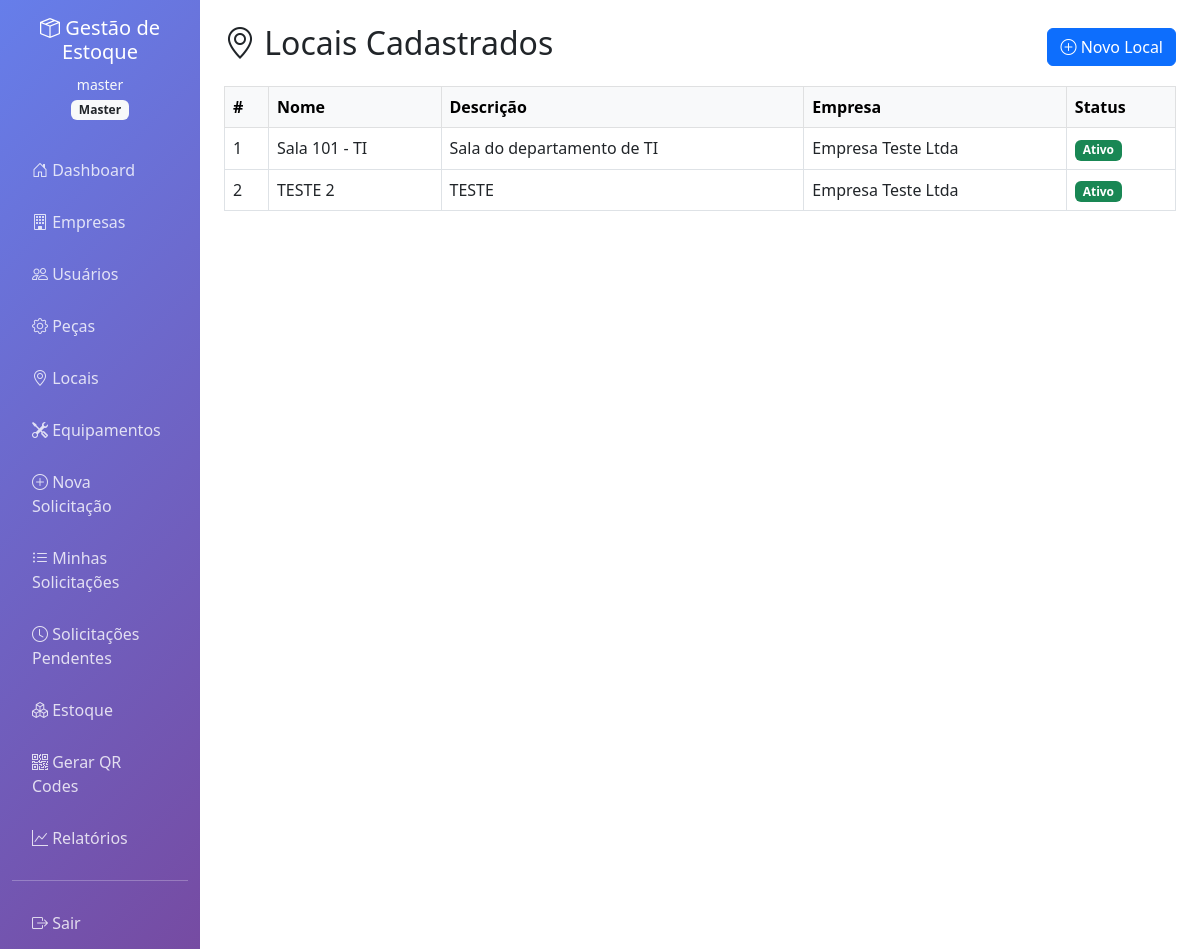
The app's page /locations (signed in) with its own data.
### app.py (models this page shows)
class User(UserMixin, db.Model):
    id = db.Column(db.Integer, primary_key=True)
    username = db.Column(db.String(80), unique=True, nullable=False)
    email = db.Column(db.String(120), unique=True, nullable=False)
    password_hash = db.Column(db.String(255), nullable=False)
    role = db.Column(db.String(20), nullable=False)  # master, admin, solicitante, receptor
    company_id = db.Column(db.Integer, db.ForeignKey('company.id'), nullable=True)
    is_active = db.Column(db.Boolean, default=True)
    created_at = db.Column(db.DateTime, default=datetime.utcnow)
    company = db.relationship('Company', backref='users')

class Location(db.Model):
    id = db.Column(db.Integer, primary_key=True)
    name = db.Column(db.String(100), nullable=False)
    description = db.Column(db.Text)
    company_id = db.Column(db.Integer, db.ForeignKey('company.id'), nullable=False)
    is_active = db.Column(db.Boolean, default=True)
    company = db.relationship('Company', backref='locations')

class Company(db.Model):
    id = db.Column(db.Integer, primary_key=True)
    name = db.Column(db.String(100), nullable=False)
    cnpj = db.Column(db.String(20), unique=True)
    address = db.Column(db.Text)
    contact_email = db.Column(db.String(120))
    is_active = db.Column(db.Boolean, default=True)
    created_at = db.Column(db.DateTime, default=datetime.utcnow)

### app.py (the view)
@app.route('/locations')
@login_required
@role_required('master', 'admin')
def manage_locations():
    if current_user.role == 'master':
        locations = Location.query.filter_by(is_active=True).all()
    else:
        locations = Location.query.filter_by(company_id=current_user.company_id, is_active=True).all()
    return render_template('locations.html', locations=locations)

### app.py (called while the page is built)
@app.context_processor
def inject_now():
    return {'now': datetime.utcnow()}

def role_required(*roles):
    def decorator(f):
        @wraps(f)
        def decorated_function(*args, **kwargs):
            if not current_user.is_authenticated or current_user.role not in roles:
                flash('Acesso negado. Você não tem permissão para acessar esta página.', 'error')
                return redirect(url_for('dashboard'))
            return f(*args, **kwargs)
        return decorated_function
    return decorator

@login_manager.user_loader
def load_user(user_id):
    return User.query.get(int(user_id))

### templates/locations.html (shortened to what this page needs)
{% extends 'base.html' %}
{% block content %}
<div class="d-flex justify-content-between align-items-center mt-4 mb-3">
    <h2><i class="bi bi-geo-alt"></i> Locais Cadastrados</h2>
    <a href="{{ url_for('new_location') }}" class="btn btn-primary">
        <i class="bi bi-plus-circle"></i> Novo Local
    </a>
</div>
{% if locations %}
<div class="table-responsive">
    <table class="table table-hover table-bordered align-middle">
        <thead class="table-light">
            <tr>
                <th>#</th>
                <th>Nome</th>
                <th>Descrição</th>
                {% if current_user.role == 'master' %}
                <th>Empresa</th>
                {% endif %}
                <th>Status</th>
            </tr>
        </thead>
        <tbody>
            {% for location in locations %}
            <tr>
                <td>{{ location.id }}</td>
                <td>{{ location.name }}</td>
                <td>{{ location.description or '-' }}</td>
                {% if current_user.role == 'master' %}
                <td>{{ location.company.name }}</td>
                {% endif %}
                <td>
                    {% if location.is_active %}
                    <span class="badge bg-success">Ativo</span>
                    {% else %}
                    <span class="badge bg-danger">Inativo</span>
                    {% endif %}
                </td>
            </tr>
            {% endfor %}
        </tbody>
    </table>
</div>
{% else %}
<div class="alert alert-info">
    Nenhum local cadastrado ainda.
</div>
{% endif %}
{% endblock %}

### templates/base.html (shortened to what this page needs)
<!DOCTYPE html>
<html lang="pt-BR">
<head>
    <link href="https://cdn.jsdelivr.net/npm/bootstrap@5.3.0/dist/css/bootstrap.min.css" rel="stylesheet">
    <link href="https://cdn.jsdelivr.net/npm/bootstrap-icons@1.10.0/font/bootstrap-icons.css" rel="stylesheet">
</head>
<body>
    <div class="container-fluid">
        <div class="row">
            {% if current_user.is_authenticated %}
            <nav class="col-md-3 col-lg-2 d-md-block sidebar collapse">
                <div class="position-sticky pt-3">
                    <div class="text-center mb-4">
                        <h5 class="text-white">
                            <i class="bi bi-box-seam"></i>
                            Gestão de Estoque
                        </h5>
                        <small class="text-light">{{ current_user.username }}</small>
                        <br>
                        <span class="badge bg-light text-dark">{{ current_user.role|title }}</span>
                    </div>
                    <ul class="nav flex-column">
                        <li class="nav-item">
                            <a class="nav-link" href="{{ url_for('dashboard') }}">
                                <i class="bi bi-house-door"></i> Dashboard
                            </a>
                        </li>
                        {% if current_user.role == 'master' %}
                        <li class="nav-item">
                            <a class="nav-link" href="{{ url_for('manage_companies') }}">
                                <i class="bi bi-building"></i> Empresas
                            </a>
                        </li>
                        <li class="nav-item">
                            <a class="nav-link" href="{{ url_for('manage_users') }}">
                                <i class="bi bi-people"></i> Usuários
                            </a>
                        </li>
                        <li class="nav-item">
                            <a class="nav-link" href="{{ url_for('manage_parts') }}">
                                <i class="bi bi-gear"></i> Peças
                            </a>
                        </li>
                        {% endif %}
                        {% if current_user.role in ['admin', 'master'] %}
                        <li class="nav-item">
                            <a class="nav-link" href="{{ url_for('manage_locations') }}">
                                <i class="bi bi-geo-alt"></i> Locais
                            </a>
                        </li>
                        <li class="nav-item">
                            <a class="nav-link" href="{{ url_for('manage_equipments') }}">
                                <i class="bi bi-tools"></i> Equipamentos
                            </a>
                        </li>
                        {% endif %}
                        {% if current_user.role in ['solicitante', 'admin', 'master'] %}
                        <li class="nav-item">
                            <a class="nav-link" href="{{ url_for('new_request') }}">
                                <i class="bi bi-plus-circle"></i> Nova Solicitação
                            </a>
                        </li>
                        <li class="nav-item">
                            <a class="nav-link" href="{{ url_for('my_requests') }}">
                                <i class="bi bi-list-ul"></i> Minhas Solicitações
                            </a>
                        </li>
                        {% endif %}
                        {% if current_user.role in ['receptor', 'admin', 'master'] %}
                        <li class="nav-item">
                            <a class="nav-link" href="{{ url_for('pending_requests') }}">
                                <i class="bi bi-clock"></i> Solicitações Pendentes
                            </a>
                        </li>
                        <li class="nav-item">
                            <a class="nav-link" href="{{ url_for('manage_stock') }}">
                                <i class="bi bi-boxes"></i> Estoque
                            </a>
                        </li>
                        <li class="nav-item">
                            <a class="nav-link" href="{{ url_for('generate_qr_codes') }}">
                                <i class="bi bi-qr-code"></i> Gerar QR Codes
                            </a>
                        </li>
                        {% endif %}
                        {% if current_user.role in ['admin', 'master', 'receptor'] %}
                        <li class="nav-item">
                            <a class="nav-link" href="{{ url_for('reports') }}">
                                <i class="bi bi-graph-up"></i> Relatórios
                            </a>
                        </li>
                        {% endif %}
                    </ul>
                    <hr class="text-white">
                    <ul class="nav flex-column">
                        <li class="nav-item">
                            <a class="nav-link" href="{{ url_for('logout') }}">
                                <i class="bi bi-box-arrow-right"></i> Sair
                            </a>
                        </li>
                    </ul>
                </div>
            </nav>
            {% endif %}
            <main class="col-md-9 ms-sm-auto col-lg-10 px-md-4">
                {% block content %}{% endblock %}
            </main>
        </div>
    </div>
</body>
</html>

### templates/base.html (style rules this page uses)
.sidebar { min-height: 100vh; background: linear-gradient(135deg, #667eea 0%, #764ba2 100%); }
.nav-link { color: rgba(255, 255, 255, 0.8) !important; padding: 12px 20px; margin: 2px 0; border-radius: 8px; transition: all 0.3s ease; }

### records on screen
User: username "master", role "Master"
Location: id "1", name "Sala 101 - TI", description "Sala do departamento de TI", company.name "Empresa Teste Ltda", is_active "Ativo"
Location: id "2", name "TESTE 2", description "TESTE", company.name "Empresa Teste Ltda", is_active "Ativo"
